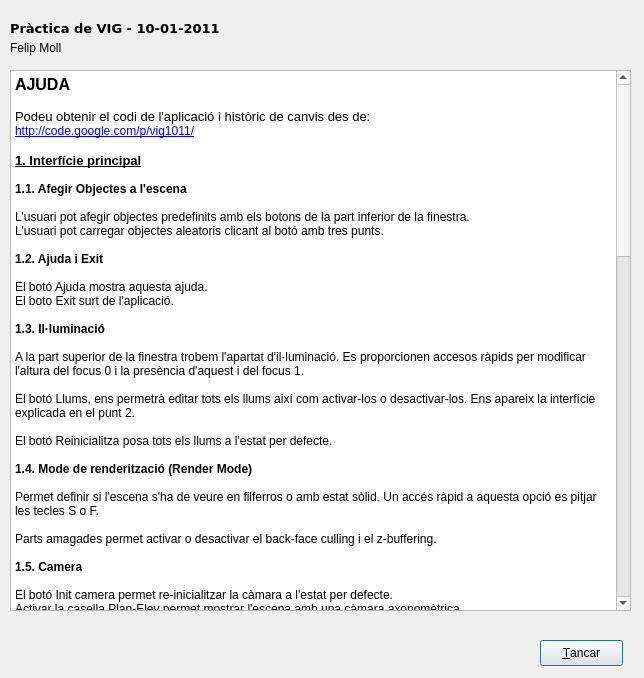
 <widget class="QDialog" name="Ajuda">
  <property name="geometry">
   <rect>
    <x>0</x>
    <y>0</y>
    <width>644</width>
    <height>678</height>
   </rect>
  </property>
  <property name="windowTitle">
   <string>Ajuda</string>
  </property>
  <property name="sizeGripEnabled">
   <bool>false</bool>
  </property>
  <widget class="QPushButton" name="pushButton">
   <property name="geometry">
    <rect>
     <x>540</x>
     <y>640</y>
     <width>83</width>
     <height>26</height>
    </rect>
   </property>
   <property name="text">
    <string>&amp;Tancar</string>
   </property>
  </widget>
  <widget class="QTextEdit" name="textEdit">
   <property name="geometry">
    <rect>
     <x>10</x>
     <y>70</y>
     <width>621</width>
     <height>541</height>
    </rect>
   </property>
   <property name="readOnly">
    <bool>true</bool>
   </property>
   <property name="html">
    <string>&lt;!DOCTYPE HTML PUBLIC &quot;-//W3C//DTD HTML 4.0//EN&quot; &quot;http://www.w3.org/TR/REC-html40/strict.dtd&quot;&gt;
&lt;html&gt;&lt;head&gt;&lt;meta name=&quot;qrichtext&quot; content=&quot;1&quot; /&gt;&lt;style type=&quot;text/css&quot;&gt;
p, li { white-space: pre-wrap; }
&lt;/style&gt;&lt;/head&gt;&lt;body style=&quot; font-family:'Sans Serif'; font-size:9pt; font-weight:400; font-style:normal;&quot;&gt;
&lt;table border=&quot;0&quot; style=&quot;-qt-table-type: root; margin-top:4px; margin-bottom:4px; margin-left:4px; margin-right:4px;&quot;&gt;
&lt;tr&gt;
&lt;td style=&quot;border: none;&quot;&gt;
&lt;p style=&quot; margin-top:0px; margin-bottom:0px; margin-left:0px; margin-right:0px; -qt-block-indent:0; text-indent:0px;&quot;&gt;&lt;span style=&quot; font-size:12pt; font-weight:600;&quot;&gt;AJUDA&lt;/span&gt;&lt;/p&gt;
&lt;p style=&quot;-qt-paragraph-type:empty; margin-top:0px; margin-bottom:0px; margin-left:0px; margin-right:0px; -qt-block-indent:0; text-indent:0px; font-size:10pt;&quot;&gt;&lt;/p&gt;
&lt;p style=&quot; margin-top:0px; margin-bottom:0px; margin-left:0px; margin-right:0px; -qt-block-indent:0; text-indent:0px;&quot;&gt;&lt;span style=&quot; font-size:10pt;&quot;&gt;Podeu obtenir el codi de l'aplicació i històric de canvis des de:&lt;/span&gt;&lt;/p&gt;
&lt;p style=&quot; margin-top:0px; margin-bottom:0px; margin-left:0px; margin-right:0px; -qt-block-indent:0; text-indent:0px;&quot;&gt;&lt;a href=&quot;http://code.google.com/p/vig1011/&quot;&gt;&lt;span style=&quot; text-decoration: underline; color:#0000ff;&quot;&gt;http://code.google.com/p/vig1011/&lt;/span&gt;&lt;/a&gt;&lt;/p&gt;
&lt;p style=&quot;-qt-paragraph-type:empty; margin-top:0px; margin-bottom:0px; margin-left:0px; margin-right:0px; -qt-block-indent:0; text-indent:0px; font-size:10pt;&quot;&gt;&lt;/p&gt;
&lt;p style=&quot; margin-top:0px; margin-bottom:0px; margin-left:0px; margin-right:0px; -qt-block-indent:0; text-indent:0px;&quot;&gt;&lt;span style=&quot; font-size:10pt; font-weight:600; text-decoration: underline;&quot;&gt;1. Interfície principal&lt;/span&gt;&lt;/p&gt;
&lt;p style=&quot;-qt-paragraph-type:empty; margin-top:0px; margin-bottom:0px; margin-left:0px; margin-right:0px; -qt-block-indent:0; text-indent:0px;&quot;&gt;&lt;/p&gt;
&lt;p style=&quot; margin-top:0px; margin-bottom:0px; margin-left:0px; margin-right:0px; -qt-block-indent:0; text-indent:0px;&quot;&gt;&lt;span style=&quot; font-weight:600;&quot;&gt;1.1. Afegir Objectes a l'escena&lt;/span&gt;&lt;/p&gt;
&lt;p style=&quot;-qt-paragraph-type:empty; margin-top:0px; margin-bottom:0px; margin-left:0px; margin-right:0px; -qt-block-indent:0; text-indent:0px;&quot;&gt;&lt;/p&gt;
&lt;p style=&quot; margin-top:0px; margin-bottom:0px; margin-left:0px; margin-right:0px; -qt-block-indent:0; text-indent:0px;&quot;&gt;L'usuari pot afegir objectes predefinits amb els botons de la part inferior de la finestra.&lt;/p&gt;
&lt;p style=&quot; margin-top:0px; margin-bottom:0px; margin-left:0px; margin-right:0px; -qt-block-indent:0; text-indent:0px;&quot;&gt;L'usuari pot carregar objectes aleatoris clicant al botó amb tres punts.&lt;/p&gt;
&lt;p style=&quot;-qt-paragraph-type:empty; margin-top:0px; margin-bottom:0px; margin-left:0px; margin-right:0px; -qt-block-indent:0; text-indent:0px;&quot;&gt;&lt;/p&gt;
&lt;p style=&quot; margin-top:0px; margin-bottom:0px; margin-left:0px; margin-right:0px; -qt-block-indent:0; text-indent:0px;&quot;&gt;&lt;span style=&quot; font-weight:600;&quot;&gt;1.2. Ajuda i Exit&lt;/span&gt;&lt;/p&gt;
&lt;p style=&quot;-qt-paragraph-type:empty; margin-top:0px; margin-bottom:0px; margin-left:0px; margin-right:0px; -qt-block-indent:0; text-indent:0px;&quot;&gt;&lt;/p&gt;
&lt;p style=&quot; margin-top:0px; margin-bottom:0px; margin-left:0px; margin-right:0px; -qt-block-indent:0; text-indent:0px;&quot;&gt;El botó Ajuda mostra aquesta ajuda.&lt;/p&gt;
&lt;p style=&quot; margin-top:0px; margin-bottom:0px; margin-left:0px; margin-right:0px; -qt-block-indent:0; text-indent:0px;&quot;&gt;El boto Exit surt de l'aplicació.&lt;/p&gt;
&lt;p style=&quot;-qt-paragraph-type:empty; margin-top:0px; margin-bottom:0px; margin-left:0px; margin-right:0px; -qt-block-indent:0; text-indent:0px;&quot;&gt;&lt;/p&gt;
&lt;p style=&quot; margin-top:0px; margin-bottom:0px; margin-left:0px; margin-right:0px; -qt-block-indent:0; text-indent:0px;&quot;&gt;&lt;span style=&quot; font-weight:600;&quot;&gt;1.3. Il·luminació&lt;/span&gt;&lt;/p&gt;
&lt;p style=&quot;-qt-paragraph-type:empty; margin-top:0px; margin-bottom:0px; margin-left:0px; margin-right:0px; -qt-block-indent:0; text-indent:0px;&quot;&gt;&lt;/p&gt;
&lt;p style=&quot; margin-top:0px; margin-bottom:0px; margin-left:0px; margin-right:0px; -qt-block-indent:0; text-indent:0px;&quot;&gt;A la part superior de la finestra trobem l'apartat d'il·luminació. Es proporcionen accesos ràpids per modificar l'altura del focus 0 i la presència d'aquest i del focus 1.&lt;/p&gt;
&lt;p style=&quot;-qt-paragraph-type:empty; margin-top:0px; margin-bottom:0px; margin-left:0px; margin-right:0px; -qt-block-indent:0; text-indent:0px;&quot;&gt;&lt;/p&gt;
&lt;p style=&quot; margin-top:0px; margin-bottom:0px; margin-left:0px; margin-right:0px; -qt-block-indent:0; text-indent:0px;&quot;&gt;El botó Llums, ens permetrà editar tots els llums així com activar-los o desactivar-los. Ens apareix la interfície explicada en el punt 2.&lt;/p&gt;
&lt;p style=&quot;-qt-paragraph-type:empty; margin-top:0px; margin-bottom:0px; margin-left:0px; margin-right:0px; -qt-block-indent:0; text-indent:0px;&quot;&gt;&lt;/p&gt;
&lt;p style=&quot; margin-top:0px; margin-bottom:0px; margin-left:0px; margin-right:0px; -qt-block-indent:0; text-indent:0px;&quot;&gt;El botó Reinicialitza posa tots els llums a l'estat per defecte.&lt;/p&gt;
&lt;p style=&quot;-qt-paragraph-type:empty; margin-top:0px; margin-bottom:0px; margin-left:0px; margin-right:0px; -qt-block-indent:0; text-indent:0px;&quot;&gt;&lt;/p&gt;
&lt;p style=&quot; margin-top:0px; margin-bottom:0px; margin-left:0px; margin-right:0px; -qt-block-indent:0; text-indent:0px;&quot;&gt;&lt;span style=&quot; font-weight:600;&quot;&gt;1.4. Mode de renderització (Render Mode)&lt;/span&gt;&lt;/p&gt;
&lt;p style=&quot;-qt-paragraph-type:empty; margin-top:0px; margin-bottom:0px; margin-left:0px; margin-right:0px; -qt-block-indent:0; text-indent:0px;&quot;&gt;&lt;/p&gt;
&lt;p style=&quot; margin-top:0px; margin-bottom:0px; margin-left:0px; margin-right:0px; -qt-block-indent:0; text-indent:0px;&quot;&gt;Permet definir si l'escena s'ha de veure en filferros o amb estat sòlid. Un accés ràpid a aquesta opció es pitjar les tecles S o F.&lt;/p&gt;
&lt;p style=&quot;-qt-paragraph-type:empty; margin-top:0px; margin-bottom:0px; margin-left:0px; margin-right:0px; -qt-block-indent:0; text-indent:0px;&quot;&gt;&lt;/p&gt;
&lt;p style=&quot; margin-top:0px; margin-bottom:0px; margin-left:0px; margin-right:0px; -qt-block-indent:0; text-indent:0px;&quot;&gt;Parts amagades permet activar o desactivar el back-face culling i el z-buffering.&lt;/p&gt;
&lt;p style=&quot;-qt-paragraph-type:empty; margin-top:0px; margin-bottom:0px; margin-left:0px; margin-right:0px; -qt-block-indent:0; text-indent:0px;&quot;&gt;&lt;/p&gt;
&lt;p style=&quot; margin-top:0px; margin-bottom:0px; margin-left:0px; margin-right:0px; -qt-block-indent:0; text-indent:0px;&quot;&gt;&lt;span style=&quot; font-weight:600;&quot;&gt;1.5. Camera&lt;/span&gt;&lt;/p&gt;
&lt;p style=&quot;-qt-paragraph-type:empty; margin-top:0px; margin-bottom:0px; margin-left:0px; margin-right:0px; -qt-block-indent:0; text-indent:0px;&quot;&gt;&lt;/p&gt;
&lt;p style=&quot; margin-top:0px; margin-bottom:0px; margin-left:0px; margin-right:0px; -qt-block-indent:0; text-indent:0px;&quot;&gt;El botó Init camera permet re-inicialitzar la càmara a l'estat per defecte.&lt;/p&gt;
&lt;p style=&quot; margin-top:0px; margin-bottom:0px; margin-left:0px; margin-right:0px; -qt-block-indent:0; text-indent:0px;&quot;&gt;Activar la casella Plan-Elev permet mostrar l'escena amb una càmara axonomètrica.&lt;/p&gt;
&lt;p style=&quot;-qt-paragraph-type:empty; margin-top:0px; margin-bottom:0px; margin-left:0px; margin-right:0px; -qt-block-indent:0; text-indent:0px;&quot;&gt;&lt;/p&gt;
&lt;p style=&quot; margin-top:0px; margin-bottom:0px; margin-left:0px; margin-right:0px; -qt-block-indent:0; text-indent:0px;&quot;&gt;&lt;span style=&quot; font-weight:600;&quot;&gt;1.6. Materials&lt;/span&gt;&lt;/p&gt;
&lt;p style=&quot;-qt-paragraph-type:empty; margin-top:0px; margin-bottom:0px; margin-left:0px; margin-right:0px; -qt-block-indent:0; text-indent:0px;&quot;&gt;&lt;/p&gt;
&lt;p style=&quot; margin-top:0px; margin-bottom:0px; margin-left:0px; margin-right:0px; -qt-block-indent:0; text-indent:0px;&quot;&gt;El botó Modificar permet modificar el material de l'objecte seleccionat.&lt;/p&gt;
&lt;p style=&quot; margin-top:0px; margin-bottom:0px; margin-left:0px; margin-right:0px; -qt-block-indent:0; text-indent:0px;&quot;&gt;El botó Restaura Trans. permet restaurar les transparències de tots els objectes i per tant mostrar-los tots.&lt;/p&gt;
&lt;p style=&quot;-qt-paragraph-type:empty; margin-top:0px; margin-bottom:0px; margin-left:0px; margin-right:0px; -qt-block-indent:0; text-indent:0px;&quot;&gt;&lt;/p&gt;
&lt;p style=&quot; margin-top:0px; margin-bottom:0px; margin-left:0px; margin-right:0px; -qt-block-indent:0; text-indent:0px;&quot;&gt;&lt;span style=&quot; font-weight:600;&quot;&gt;1.7. Objecte&lt;/span&gt;&lt;/p&gt;
&lt;p style=&quot;-qt-paragraph-type:empty; margin-top:0px; margin-bottom:0px; margin-left:0px; margin-right:0px; -qt-block-indent:0; text-indent:0px;&quot;&gt;&lt;/p&gt;
&lt;p style=&quot; margin-top:0px; margin-bottom:0px; margin-left:0px; margin-right:0px; -qt-block-indent:0; text-indent:0px;&quot;&gt;Els spinbox Y i Sc. permeten modificar l'altura i l'escalat uniforme de l'objecte seleccionat.&lt;/p&gt;
&lt;p style=&quot;-qt-paragraph-type:empty; margin-top:0px; margin-bottom:0px; margin-left:0px; margin-right:0px; -qt-block-indent:0; text-indent:0px;&quot;&gt;&lt;/p&gt;
&lt;p style=&quot; margin-top:0px; margin-bottom:0px; margin-left:0px; margin-right:0px; -qt-block-indent:0; text-indent:0px;&quot;&gt;&lt;span style=&quot; font-size:10pt; font-weight:600; text-decoration: underline;&quot;&gt;2. Llums&lt;/span&gt;&lt;/p&gt;
&lt;p style=&quot;-qt-paragraph-type:empty; margin-top:0px; margin-bottom:0px; margin-left:0px; margin-right:0px; -qt-block-indent:0; text-indent:0px;&quot;&gt;&lt;/p&gt;
&lt;p style=&quot; margin-top:0px; margin-bottom:0px; margin-left:0px; margin-right:0px; -qt-block-indent:0; text-indent:0px;&quot;&gt;Activarem aquest apartat clicant al botó &amp;quot;Llums&amp;quot; de la interfície principal. &lt;/p&gt;
&lt;p style=&quot;-qt-paragraph-type:empty; margin-top:0px; margin-bottom:0px; margin-left:0px; margin-right:0px; -qt-block-indent:0; text-indent:0px;&quot;&gt;&lt;/p&gt;
&lt;p style=&quot; margin-top:0px; margin-bottom:0px; margin-left:0px; margin-right:0px; -qt-block-indent:0; text-indent:0px;&quot;&gt;&lt;span style=&quot; font-weight:600;&quot;&gt;2.1. Afegit i eliminat de llums a l'escena&lt;/span&gt;&lt;/p&gt;
&lt;p style=&quot;-qt-paragraph-type:empty; margin-top:0px; margin-bottom:0px; margin-left:0px; margin-right:0px; -qt-block-indent:0; text-indent:0px;&quot;&gt;&lt;/p&gt;
&lt;p style=&quot; margin-top:0px; margin-bottom:0px; margin-left:0px; margin-right:0px; -qt-block-indent:0; text-indent:0px;&quot;&gt;Desplegarem la llista de llums disponibles i sel·leccionarem el que vulguem. Mitjançant la casella Activat sabrem si el llum està activat o no a l'escena.&lt;/p&gt;
&lt;p style=&quot;-qt-paragraph-type:empty; margin-top:0px; margin-bottom:0px; margin-left:0px; margin-right:0px; -qt-block-indent:0; text-indent:0px;&quot;&gt;&lt;/p&gt;
&lt;p style=&quot; margin-top:0px; margin-bottom:0px; margin-left:0px; margin-right:0px; -qt-block-indent:0; text-indent:0px;&quot;&gt;&lt;span style=&quot; font-weight:600;&quot;&gt;2.2. Veure posició del focus 0 i el focus 1&lt;/span&gt;&lt;/p&gt;
&lt;p style=&quot;-qt-paragraph-type:empty; margin-top:0px; margin-bottom:0px; margin-left:0px; margin-right:0px; -qt-block-indent:0; text-indent:0px;&quot;&gt;&lt;/p&gt;
&lt;p style=&quot; margin-top:0px; margin-bottom:0px; margin-left:0px; margin-right:0px; -qt-block-indent:0; text-indent:0px;&quot;&gt;Podrem activar la casella &amp;quot;Veure posicions del focus&amp;quot; i veurem dos cubs, un per cada focus, que estaran situats a la posició corresponent.&lt;/p&gt;
&lt;p style=&quot;-qt-paragraph-type:empty; margin-top:0px; margin-bottom:0px; margin-left:0px; margin-right:0px; -qt-block-indent:0; text-indent:0px;&quot;&gt;&lt;/p&gt;
&lt;p style=&quot; margin-top:0px; margin-bottom:0px; margin-left:0px; margin-right:0px; -qt-block-indent:0; text-indent:0px;&quot;&gt;&lt;span style=&quot; font-weight:600;&quot;&gt;2.3. Color del llum&lt;/span&gt;&lt;/p&gt;
&lt;p style=&quot;-qt-paragraph-type:empty; margin-top:0px; margin-bottom:0px; margin-left:0px; margin-right:0px; -qt-block-indent:0; text-indent:0px;&quot;&gt;&lt;/p&gt;
&lt;p style=&quot; margin-top:0px; margin-bottom:0px; margin-left:0px; margin-right:0px; -qt-block-indent:0; text-indent:0px;&quot;&gt;Clicant als botons de colors Ambient, Difós i Especular i sel·leccionant un color canviarem les propietats d'aquest llum.&lt;/p&gt;
&lt;p style=&quot;-qt-paragraph-type:empty; margin-top:0px; margin-bottom:0px; margin-left:0px; margin-right:0px; -qt-block-indent:0; text-indent:0px;&quot;&gt;&lt;/p&gt;
&lt;p style=&quot; margin-top:0px; margin-bottom:0px; margin-left:0px; margin-right:0px; -qt-block-indent:0; text-indent:0px;&quot;&gt;Una vegada seleccionat el color no es pot tornar enrerra.&lt;/p&gt;
&lt;p style=&quot;-qt-paragraph-type:empty; margin-top:0px; margin-bottom:0px; margin-left:0px; margin-right:0px; -qt-block-indent:0; text-indent:0px;&quot;&gt;&lt;/p&gt;
&lt;p style=&quot; margin-top:0px; margin-bottom:0px; margin-left:0px; margin-right:0px; -qt-block-indent:0; text-indent:0px;&quot;&gt;Veurem l'efecte en temps real.&lt;/p&gt;
&lt;p style=&quot;-qt-paragraph-type:empty; margin-top:0px; margin-bottom:0px; margin-left:0px; margin-right:0px; -qt-block-indent:0; text-indent:0px;&quot;&gt;&lt;/p&gt;
&lt;p style=&quot; margin-top:0px; margin-bottom:0px; margin-left:0px; margin-right:0px; -qt-block-indent:0; text-indent:0px;&quot;&gt;&lt;span style=&quot; font-weight:600;&quot;&gt;2.4. Posició del llum&lt;/span&gt;&lt;/p&gt;
&lt;p style=&quot;-qt-paragraph-type:empty; margin-top:0px; margin-bottom:0px; margin-left:0px; margin-right:0px; -qt-block-indent:0; text-indent:0px; font-weight:600;&quot;&gt;&lt;/p&gt;
&lt;p style=&quot; margin-top:0px; margin-bottom:0px; margin-left:0px; margin-right:0px; -qt-block-indent:0; text-indent:0px;&quot;&gt;Mitjançant les caselles X, Y i Z podrem modificar la posició del focus seleccionat.&lt;/p&gt;
&lt;p style=&quot;-qt-paragraph-type:empty; margin-top:0px; margin-bottom:0px; margin-left:0px; margin-right:0px; -qt-block-indent:0; text-indent:0px;&quot;&gt;&lt;/p&gt;
&lt;p style=&quot; margin-top:0px; margin-bottom:0px; margin-left:0px; margin-right:0px; -qt-block-indent:0; text-indent:0px;&quot;&gt;Una vegada canviada la posició no es pot tornar enrerra.&lt;/p&gt;
&lt;p style=&quot;-qt-paragraph-type:empty; margin-top:0px; margin-bottom:0px; margin-left:0px; margin-right:0px; -qt-block-indent:0; text-indent:0px;&quot;&gt;&lt;/p&gt;
&lt;p style=&quot; margin-top:0px; margin-bottom:0px; margin-left:0px; margin-right:0px; -qt-block-indent:0; text-indent:0px;&quot;&gt;Veurem l'efecte en temps real.&lt;/p&gt;
&lt;p style=&quot;-qt-paragraph-type:empty; margin-top:0px; margin-bottom:0px; margin-left:0px; margin-right:0px; -qt-block-indent:0; text-indent:0px;&quot;&gt;&lt;/p&gt;
&lt;p style=&quot; margin-top:0px; margin-bottom:0px; margin-left:0px; margin-right:0px; -qt-block-indent:0; text-indent:0px;&quot;&gt;&lt;span style=&quot; font-size:10pt; font-weight:600; text-decoration: underline;&quot;&gt;3. Materials&lt;/span&gt;&lt;/p&gt;
&lt;p style=&quot;-qt-paragraph-type:empty; margin-top:0px; margin-bottom:0px; margin-left:0px; margin-right:0px; -qt-block-indent:0; text-indent:0px; font-weight:600; text-decoration: underline;&quot;&gt;&lt;/p&gt;
&lt;p style=&quot; margin-top:0px; margin-bottom:0px; margin-left:0px; margin-right:0px; -qt-block-indent:0; text-indent:0px;&quot;&gt;Seleccionarem un objecte i clicarem al botó Material de la pantalla principal.&lt;/p&gt;
&lt;p style=&quot;-qt-paragraph-type:empty; margin-top:0px; margin-bottom:0px; margin-left:0px; margin-right:0px; -qt-block-indent:0; text-indent:0px;&quot;&gt;&lt;/p&gt;
&lt;p style=&quot; margin-top:0px; margin-bottom:0px; margin-left:0px; margin-right:0px; -qt-block-indent:0; text-indent:0px;&quot;&gt;Veurem l'identificador de l'objecte que esteim modificant.&lt;/p&gt;
&lt;p style=&quot;-qt-paragraph-type:empty; margin-top:0px; margin-bottom:0px; margin-left:0px; margin-right:0px; -qt-block-indent:0; text-indent:0px;&quot;&gt;&lt;/p&gt;
&lt;p style=&quot; margin-top:0px; margin-bottom:0px; margin-left:0px; margin-right:0px; -qt-block-indent:0; text-indent:0px;&quot;&gt;&lt;span style=&quot; font-weight:600;&quot;&gt;3.1. Component Shineness&lt;/span&gt;&lt;/p&gt;
&lt;p style=&quot;-qt-paragraph-type:empty; margin-top:0px; margin-bottom:0px; margin-left:0px; margin-right:0px; -qt-block-indent:0; text-indent:0px; font-weight:600;&quot;&gt;&lt;/p&gt;
&lt;p style=&quot; margin-top:0px; margin-bottom:0px; margin-left:0px; margin-right:0px; -qt-block-indent:0; text-indent:0px;&quot;&gt;Mitjançant la barra desplaçadora podrem donar valor de 0 a 100.&lt;/p&gt;
&lt;p style=&quot;-qt-paragraph-type:empty; margin-top:0px; margin-bottom:0px; margin-left:0px; margin-right:0px; -qt-block-indent:0; text-indent:0px;&quot;&gt;&lt;/p&gt;
&lt;p style=&quot; margin-top:0px; margin-bottom:0px; margin-left:0px; margin-right:0px; -qt-block-indent:0; text-indent:0px;&quot;&gt;&lt;span style=&quot; font-weight:600;&quot;&gt;3.2. KD, KS, KA&lt;/span&gt;&lt;/p&gt;
&lt;p style=&quot;-qt-paragraph-type:empty; margin-top:0px; margin-bottom:0px; margin-left:0px; margin-right:0px; -qt-block-indent:0; text-indent:0px; font-weight:600;&quot;&gt;&lt;/p&gt;
&lt;p style=&quot; margin-top:0px; margin-bottom:0px; margin-left:0px; margin-right:0px; -qt-block-indent:0; text-indent:0px;&quot;&gt;Mitjançant aquestes pestanyes, podrem accedir a canviar les propietats difusa, especular i ambient del material.&lt;/p&gt;
&lt;p style=&quot;-qt-paragraph-type:empty; margin-top:0px; margin-bottom:0px; margin-left:0px; margin-right:0px; -qt-block-indent:0; text-indent:0px;&quot;&gt;&lt;/p&gt;
&lt;p style=&quot; margin-top:0px; margin-bottom:0px; margin-left:0px; margin-right:0px; -qt-block-indent:0; text-indent:0px;&quot;&gt;&lt;span style=&quot; font-weight:600;&quot;&gt;3.3. Transparències&lt;/span&gt;&lt;/p&gt;
&lt;p style=&quot;-qt-paragraph-type:empty; margin-top:0px; margin-bottom:0px; margin-left:0px; margin-right:0px; -qt-block-indent:0; text-indent:0px; font-weight:600;&quot;&gt;&lt;/p&gt;
&lt;p style=&quot; margin-top:0px; margin-bottom:0px; margin-left:0px; margin-right:0px; -qt-block-indent:0; text-indent:0px;&quot;&gt;Podrem modificar la transparència del material canviant la component &amp;quot;a&amp;quot; a les pestanyes de KD, KS i KA.&lt;/p&gt;
&lt;p style=&quot;-qt-paragraph-type:empty; margin-top:0px; margin-bottom:0px; margin-left:0px; margin-right:0px; -qt-block-indent:0; text-indent:0px;&quot;&gt;&lt;/p&gt;
&lt;p style=&quot; margin-top:0px; margin-bottom:0px; margin-left:0px; margin-right:0px; -qt-block-indent:0; text-indent:0px;&quot;&gt;&lt;span style=&quot; font-weight:600;&quot;&gt;3.4. Desfer canvis&lt;/span&gt;&lt;/p&gt;
&lt;p style=&quot;-qt-paragraph-type:empty; margin-top:0px; margin-bottom:0px; margin-left:0px; margin-right:0px; -qt-block-indent:0; text-indent:0px; font-weight:600;&quot;&gt;&lt;/p&gt;
&lt;p style=&quot; margin-top:0px; margin-bottom:0px; margin-left:0px; margin-right:0px; -qt-block-indent:0; text-indent:0px;&quot;&gt;Si cliquem Cancelar es desfaran els canvis.&lt;/p&gt;
&lt;p style=&quot;-qt-paragraph-type:empty; margin-top:0px; margin-bottom:0px; margin-left:0px; margin-right:0px; -qt-block-indent:0; text-indent:0px;&quot;&gt;&lt;/p&gt;
&lt;p style=&quot; margin-top:0px; margin-bottom:0px; margin-left:0px; margin-right:0px; -qt-block-indent:0; text-indent:0px;&quot;&gt;&lt;span style=&quot; font-size:10pt; font-weight:600; text-decoration: underline;&quot;&gt;4. Tecles ràpides&lt;/span&gt;&lt;/p&gt;
&lt;p style=&quot;-qt-paragraph-type:empty; margin-top:0px; margin-bottom:0px; margin-left:0px; margin-right:0px; -qt-block-indent:0; text-indent:0px;&quot;&gt;&lt;/p&gt;
&lt;p style=&quot; margin-top:0px; margin-bottom:0px; margin-left:0px; margin-right:0px; -qt-block-indent:0; text-indent:0px;&quot;&gt;&lt;span style=&quot; font-style:italic;&quot;&gt;Z i z :&lt;/span&gt; Moure l'objecte seleccionat en l'eix de les Z.&lt;/p&gt;
&lt;p style=&quot; margin-top:0px; margin-bottom:0px; margin-left:0px; margin-right:0px; -qt-block-indent:0; text-indent:0px;&quot;&gt;&lt;span style=&quot; font-style:italic;&quot;&gt;X i x :&lt;/span&gt; Moure l'objecte seleccionat en l'eix de les X.&lt;/p&gt;
&lt;p style=&quot; margin-top:0px; margin-bottom:0px; margin-left:0px; margin-right:0px; -qt-block-indent:0; text-indent:0px;&quot;&gt;&lt;span style=&quot; font-style:italic;&quot;&gt;e i d &lt;/span&gt;: Rotar l'objecte a la dreta o a l'esquerra.&lt;/p&gt;
&lt;p style=&quot; margin-top:0px; margin-bottom:0px; margin-left:0px; margin-right:0px; -qt-block-indent:0; text-indent:0px;&quot;&gt;&lt;span style=&quot; font-style:italic;&quot;&gt;shift + ratolí esquerre + moviment envant o enrerra :&lt;/span&gt; Fa zoom i treu zoom.&lt;/p&gt;
&lt;p style=&quot; margin-top:0px; margin-bottom:0px; margin-left:0px; margin-right:0px; -qt-block-indent:0; text-indent:0px;&quot;&gt;&lt;span style=&quot; font-style:italic;&quot;&gt;roda del ratolí &lt;/span&gt;: Fa zoom i treu zoom.&lt;/p&gt;
&lt;p style=&quot; margin-top:0px; margin-bottom:0px; margin-left:0px; margin-right:0px; -qt-block-indent:0; text-indent:0px;&quot;&gt;&lt;span style=&quot; font-style:italic;&quot;&gt;supr :&lt;/span&gt; Elimina un objecte seleccionat.&lt;/p&gt;
&lt;p style=&quot; margin-top:0px; margin-bottom:0px; margin-left:0px; margin-right:0px; -qt-block-indent:0; text-indent:0px;&quot;&gt;&lt;span style=&quot; font-style:italic;&quot;&gt;ctrl+click esquerre + moviment :&lt;/span&gt; PAN&lt;/p&gt;
&lt;p style=&quot; margin-top:0px; margin-bottom:0px; margin-left:0px; margin-right:0px; -qt-block-indent:0; text-indent:0px;&quot;&gt;&lt;span style=&quot; font-style:italic;&quot;&gt;ctrl+alt+shift+click esquerre+moviment : &lt;/span&gt;Moure l'objecte amb el ratolí.&lt;/p&gt;
&lt;p style=&quot; margin-top:0px; margin-bottom:0px; margin-left:0px; margin-right:0px; -qt-block-indent:0; text-indent:0px;&quot;&gt;&lt;span style=&quot; font-style:italic;&quot;&gt;Click dret ratolí :&lt;/span&gt; Posicionar l'objecte sel·leccionat, si és possible.&lt;/p&gt;
&lt;p style=&quot; margin-top:0px; margin-bottom:0px; margin-left:0px; margin-right:0px; -qt-block-indent:0; text-indent:0px;&quot;&gt;&lt;span style=&quot; font-style:italic;&quot;&gt;Click central ratolí:&lt;/span&gt; Sobre un objecte, posiciona l'anterior i selecciona el clicat.&lt;/p&gt;
&lt;p style=&quot;-qt-paragraph-type:empty; margin-top:0px; margin-bottom:0px; margin-left:0px; margin-right:0px; -qt-block-indent:0; text-indent:0px;&quot;&gt;&lt;/p&gt;
&lt;p style=&quot; margin-top:0px; margin-bottom:0px; margin-left:0px; margin-right:0px; -qt-block-indent:0; text-indent:0px;&quot;&gt;&lt;span style=&quot; font-size:10pt; font-weight:600; text-decoration: underline;&quot;&gt;5. Feina a fer&lt;/span&gt;&lt;/p&gt;
&lt;p style=&quot;-qt-paragraph-type:empty; margin-top:0px; margin-bottom:0px; margin-left:0px; margin-right:0px; -qt-block-indent:0; text-indent:0px; text-decoration: underline;&quot;&gt;&lt;/p&gt;
&lt;p style=&quot; margin-top:0px; margin-bottom:0px; margin-left:0px; margin-right:0px; -qt-block-indent:0; text-indent:0px;&quot;&gt;Queden pendents millorar algunes funcions:&lt;/p&gt;
&lt;p style=&quot;-qt-paragraph-type:empty; margin-top:0px; margin-bottom:0px; margin-left:0px; margin-right:0px; -qt-block-indent:0; text-indent:0px;&quot;&gt;&lt;/p&gt;
&lt;p style=&quot; margin-top:0px; margin-bottom:0px; margin-left:0px; margin-right:0px; -qt-block-indent:0; text-indent:0px;&quot;&gt;&lt;span style=&quot; font-weight:600;&quot;&gt;1. Selecció i aplicació de propietats múltiple:&lt;/span&gt; No implementada.&lt;/p&gt;
&lt;p style=&quot; margin-top:0px; margin-bottom:0px; margin-left:0px; margin-right:0px; -qt-block-indent:0; text-indent:0px;&quot;&gt;&lt;span style=&quot; font-weight:600;&quot;&gt;2. Afegir objectes un damunt l'altre:&lt;/span&gt; Actualment es poden afegir un damunt l'altre però sense detecció del terra, és a dir, poden volar. A més al seleccionar un objecte, per un problema amb l'algorisme de detecció d'altura, l'objecte puja 0.001 unitats.&lt;/p&gt;
&lt;p style=&quot; margin-top:0px; margin-bottom:0px; margin-left:0px; margin-right:0px; -qt-block-indent:0; text-indent:0px;&quot;&gt;&lt;span style=&quot; font-weight:600;&quot;&gt;3. Escalat:&lt;/span&gt; Per ara només hi ha un escalat uniforme, però seria molt fàcil d'implementar canviant la variable &amp;quot;escalat&amp;quot; de cada objecte per un vector de 3 components.&lt;/p&gt;
&lt;p style=&quot;-qt-paragraph-type:empty; margin-top:0px; margin-bottom:0px; margin-left:0px; margin-right:0px; -qt-block-indent:0; text-indent:0px;&quot;&gt;&lt;/p&gt;
&lt;p style=&quot; margin-top:0px; margin-bottom:0px; margin-left:0px; margin-right:0px; -qt-block-indent:0; text-indent:0px;&quot;&gt;&lt;span style=&quot; font-size:10pt; font-weight:600; text-decoration: underline;&quot;&gt;6. Funcionalitats extra:&lt;/span&gt;&lt;/p&gt;
&lt;p style=&quot;-qt-paragraph-type:empty; margin-top:0px; margin-bottom:0px; margin-left:0px; margin-right:0px; -qt-block-indent:0; text-indent:0px;&quot;&gt;&lt;/p&gt;
&lt;p style=&quot; margin-top:0px; margin-bottom:0px; margin-left:0px; margin-right:0px; -qt-block-indent:0; text-indent:0px;&quot;&gt;&lt;span style=&quot; font-weight:600;&quot;&gt;1. Selecció i activació de fins a 5 llums diferents.&lt;/span&gt;&lt;/p&gt;
&lt;p style=&quot;-qt-paragraph-type:empty; margin-top:0px; margin-bottom:0px; margin-left:0px; margin-right:0px; -qt-block-indent:0; text-indent:0px; font-weight:600;&quot;&gt;&lt;/p&gt;
&lt;p style=&quot; margin-top:0px; margin-bottom:0px; margin-left:0px; margin-right:0px; -qt-block-indent:0; text-indent:0px;&quot;&gt;&lt;span style=&quot; font-weight:600;&quot;&gt;2. Transparències.&lt;/span&gt;&lt;/p&gt;
&lt;p style=&quot;-qt-paragraph-type:empty; margin-top:0px; margin-bottom:0px; margin-left:0px; margin-right:0px; -qt-block-indent:0; text-indent:0px;&quot;&gt;&lt;/p&gt;
&lt;p style=&quot; margin-top:0px; margin-bottom:0px; margin-left:0px; margin-right:0px; -qt-block-indent:0; text-indent:0px;&quot;&gt;&lt;span style=&quot; font-size:10pt; font-weight:600; text-decoration: underline;&quot;&gt;7. Credits&lt;/span&gt;&lt;/p&gt;
&lt;p style=&quot;-qt-paragraph-type:empty; margin-top:0px; margin-bottom:0px; margin-left:0px; margin-right:0px; -qt-block-indent:0; text-indent:0px;&quot;&gt;&lt;/p&gt;
&lt;p style=&quot; margin-top:0px; margin-bottom:0px; margin-left:0px; margin-right:0px; -qt-block-indent:0; text-indent:0px;&quot;&gt;Felip Moll Marquès&lt;/p&gt;
&lt;p style=&quot; margin-top:0px; margin-bottom:0px; margin-left:0px; margin-right:0px; -qt-block-indent:0; text-indent:0px;&quot;&gt;Visualització i Interacció Gràfica - Q1&lt;/p&gt;
&lt;p style=&quot; margin-top:0px; margin-bottom:0px; margin-left:0px; margin-right:0px; -qt-block-indent:0; text-indent:0px;&quot;&gt;10-01-2011&lt;/p&gt;
&lt;p style=&quot; margin-top:0px; margin-bottom:0px; margin-left:0px; margin-right:0px; -qt-block-indent:0; text-indent:0px;&quot;&gt;&lt;a href=&quot;http://code.google.com/p/vig1011/&quot;&gt;&lt;span style=&quot; text-decoration: underline; color:#0000ff;&quot;&gt;http://code.google.com/p/vig1011/&lt;/span&gt;&lt;/a&gt;&lt;/p&gt;&lt;/td&gt;&lt;/tr&gt;&lt;/table&gt;&lt;/body&gt;&lt;/html&gt;</string>
   </property>
  </widget>
  <widget class="QLabel" name="label">
   <property name="geometry">
    <rect>
     <x>10</x>
     <y>20</y>
     <width>231</width>
     <height>16</height>
    </rect>
   </property>
   <property name="font">
    <font>
     <family>DejaVu Sans</family>
     <pointsize>10</pointsize>
     <weight>75</weight>
     <bold>true</bold>
    </font>
   </property>
   <property name="text">
    <string>Pràctica de VIG - 10-01-2011</string>
   </property>
  </widget>
  <widget class="QLabel" name="label_2">
   <property name="geometry">
    <rect>
     <x>10</x>
     <y>40</y>
     <width>71</width>
     <height>16</height>
    </rect>
   </property>
   <property name="text">
    <string>Felip Moll</string>
   </property>
  </widget>
 </widget>
